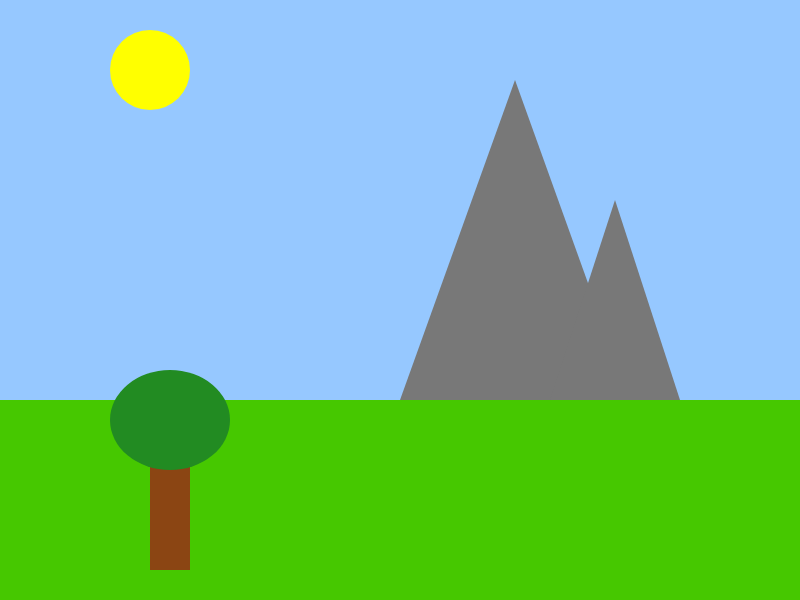
Frame 1 (no input)
Frame 60 (no input): identical to frame 1, image omitted
Frame 120 (the mouse pressed at the canvas centre since frame 60): identical to frame 1, image omitted

The p5.js sketch that drew this single still picture (run headless with seeded random() and noise() and a simulated clock; from frame 60 on, the mouse is pressed at the canvas centre):

// p5.js sketch
// ── sketch.js
var groundHeight;
var mountain1;
var mountain2;

var tree;

var moon;
var sun;
var darkness;

function setup()
{
	createCanvas(800, 600);
	//set the groundHeight proportional to the canvas size
	groundHeight = (height / 3) * 2;

	//initalise the mountain objects with properties to help draw them to the canvas
	mountain1 = {
		x: 400,
		y: groundHeight,
		height: 320,
		width: 230
	};
	mountain2 = {
		x: 550,
		y: groundHeight,
		height: 200,
		width: 130
	};

	//initalise the tree object
	tree = {
		x: 150,
		y: groundHeight + 20,
		trunkWidth: 40,
		trunkHeight: 150,
		canopyWidth: 120,
		canopyHeight: 100
	};

    //initalise the sun 
	sun = {
		x: 150,
		y: 70,
		diameter: 80,
	};
    
    //TASK: intialise a moon object with an extra property for brightness


	//set the initial darkness
	darkness = 0;
}



function draw()
{
	//TASK: update the values for the moons brightness, the sun's position and the darkness.
	//You can either map this to the mouse's location (i.e. the futher left the mouse is the more daylight) or you can just change the values gradually over time.


	//draw the sky
	background(150, 200, 255);
	noStroke();

	//draw the sun
	fill(255, 255, 0);
	ellipse(sun.x, sun.y, sun.diameter);
    
    //TASK: you'll need to draw the moon too. Make sure you use brightness to adjust the colour

	//draw the ground and make it green
	fill(70, 200, 0);
	rect(0, groundHeight, width, height - groundHeight);

	//draw the mountains
	fill(120);
	triangle(mountain1.x, mountain1.y,
		mountain1.x + mountain1.width, mountain1.y,
		mountain1.x + (mountain1.width / 2), mountain1.y - mountain1.height);

	triangle(mountain2.x, mountain2.y,
		mountain2.x + mountain2.width, mountain2.y,
		mountain2.x + (mountain2.width / 2), mountain2.y - mountain2.height);
    
    //TASK: You can draw the tree yourself
    //trunk of tree
    fill(139,69,19);
    rect(tree.x,tree.y,tree.trunkWidth,tree.trunkHeight);
    //top of tree
    fill(34,139,34);
    ellipse(tree.x+(tree.trunkWidth/2),tree.y,tree.canopyWidth,tree.canopyHeight);
    

	//TASK: make the scene dark by drawing a rectangle that covers the whole canvas.
	//Use the alpha value of fill to determine how dark to make it



}
